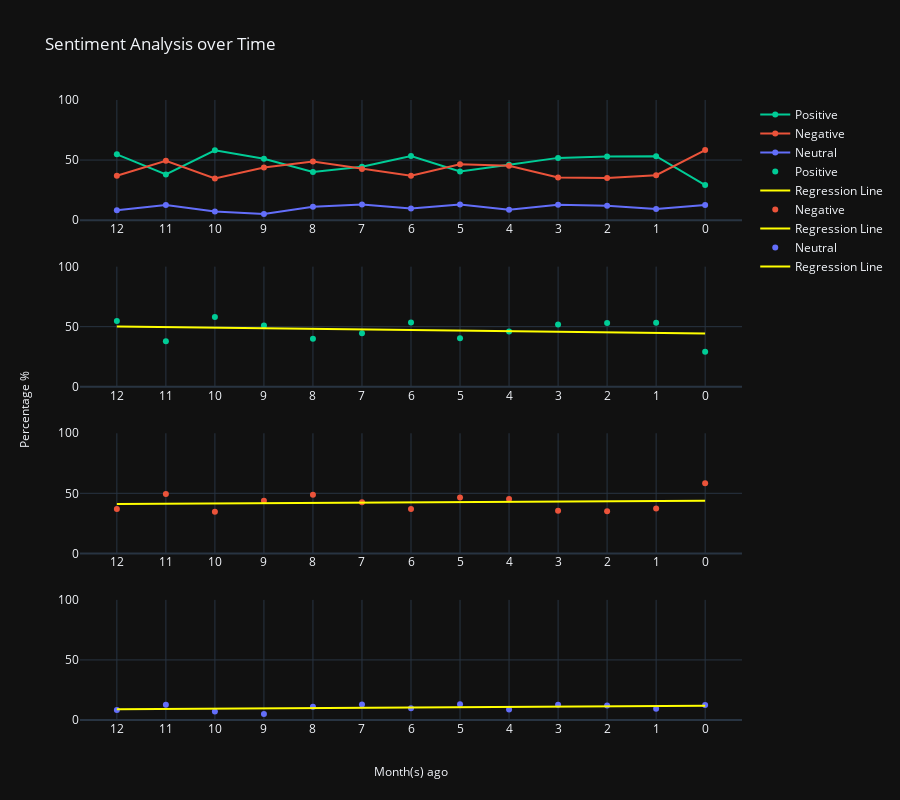

Notebook source saved alongside this figure:
### Markdown cell above
## Graph

### Code cell
import plotly.graph_objects as go

# Create subplots with 4 rows and 1 column
fig = sp.make_subplots(rows=4, cols=1)

# Add all figures
for trace in fig1.data:
    fig.add_trace(trace, row=1, col=1)
for trace in fig2.data:
    fig.add_trace(trace, row=2, col=1)
for trace in fig3.data:
    fig.add_trace(trace, row=3, col=1)
for trace in fig4.data:
    fig.add_trace(trace, row=4, col=1)

fig.update_yaxes(range=[0, 100])
fig.update_layout(title_text="Sentiment Analysis over Time", height=800)

fig.add_annotation(text="Month(s) ago", xref="paper", yref="paper", x=0.5, y=-0.1, showarrow=False)
fig.add_annotation(text="Percentage %", textangle=-90, xref="paper", yref="paper", x=-0.1, y=0.5, showarrow=False)

# Show the combined subplots
fig.show()

### Figure 1 — Plotly figure (JSON) as saved in the notebook; plotly's stock layout.template omitted (floating-point values rounded to 4 significant figures)
{"data": [{"hovertemplate": "%{text}<extra></extra>", "line": {"color": "#00cc96"}, "name": "Positive", "text": ["54.79%", "37.97%", "58.16%", "51.02%", "40.00%", "44.44%", "53.40%", "40.48%", "46.09%", "51.82%", "53.00%", "53.24%", "29.17%"], "type": "scatter", "x": ["12", "11", "10", "9", "8", "7", "6", "5", "4", "3", "2", "1", "0"], "xaxis": "x", "y": [54.79, 37.97, 58.16, 51.02, 40, 44.44, 53.4, 40.48, 46.09, 51.82, 53, 53.24, 29.17], "yaxis": "y"}, {"hovertemplate": "%{text}<extra></extra>", "line": {"color": "#eb533a"}, "name": "Negative", "text": ["36.97%", "49.37%", "34.69%", "43.88%", "48.89%", "42.59%", "36.89%", "46.43%", "45.22%", "35.45%", "35.00%", "37.41%", "58.33%"], "type": "scatter", "x": ["12", "11", "10", "9", "8", "7", "6", "5", "4", "3", "2", "1", "0"], "xaxis": "x", "y": [36.97, 49.37, 34.69, 43.88, 48.89, 42.59, 36.89, 46.43, 45.22, 35.45, 35, 37.41, 58.33], "yaxis": "y"}, {"hovertemplate": "%{text}<extra></extra>", "line": {"color": "#636efa"}, "name": "Neutral", "text": ["8.25%", "12.66%", "7.14%", "5.10%", "11.11%", "12.96%", "9.71%", "13.10%", "8.70%", "12.73%", "12.00%", "9.35%", "12.50%"], "type": "scatter", "x": ["12", "11", "10", "9", "8", "7", "6", "5", "4", "3", "2", "1", "0"], "xaxis": "x", "y": [8.247, 12.66, 7.143, 5.102, 11.11, 12.96, 9.709, 13.1, 8.696, 12.73, 12, 9.353, 12.5], "yaxis": "y"}, {"hovertemplate": "%{text}<extra></extra>", "marker": {"color": "#00cc96"}, "mode": "markers", "name": "Positive", "text": ["Y: 54.79%<br>Percent Change with previous month: 0%<br>Absolute Change with previous month: 0%", "Y: 37.97%<br>Percent Change with previous month: -30.69%<br>Absolute Change with previous month: -16.81%", "Y: 58.16%<br>Percent Change with previous month: +53.16%<br>Absolute Change with previous month: +20.19%", "Y: 51.02%<br>Percent Change with previous month: -12.28%<br>Absolute Change with previous month: -7.14%", "Y: 40.00%<br>Percent Change with previous month: -21.60%<br>Absolute Change with previous month: -11.02%", "Y: 44.44%<br>Percent Change with previous month: +11.11%<br>Absolute Change with previous month: +4.44%", "Y: 53.40%<br>Percent Change with previous month: +20.15%<br>Absolute Change with previous month: +8.95%", "Y: 40.48%<br>Percent Change with previous month: -24.20%<br>Absolute Change with previous month: -12.92%", "Y: 46.09%<br>Percent Change with previous month: +13.86%<br>Absolute Change with previous month: +5.61%", "Y: 51.82%<br>Percent Change with previous month: +12.44%<br>Absolute Change with previous month: +5.73%", "Y: 53.00%<br>Percent Change with previous month: +2.28%<br>Absolute Change with previous month: +1.18%", "Y: 53.24%<br>Percent Change with previous month: +0.45%<br>Absolute Change with previous month: +0.24%", "Y: 29.17%<br>Percent Change with previous month: -45.21%<br>Absolute Change with previous month: -24.07%"], "type": "scatter", "x": ["12", "11", "10", "9", "8", "7", "6", "5", "4", "3", "2", "1", "0"], "xaxis": "x2", "y": [54.79, 37.97, 58.16, 51.02, 40, 44.44, 53.4, 40.48, 46.09, 51.82, 53, 53.24, 29.17], "yaxis": "y2"}, {"hovertemplate": "%{text}<extra></extra>", "line": {"color": "yellow"}, "mode": "lines", "name": "Regression Line", "text": ["Percentage Change over the whole period: -5.77%", "Percentage Change over the whole period: -5.77%", "Percentage Change over the whole period: -5.77%", "Percentage Change over the whole period: -5.77%", "Percentage Change over the whole period: -5.77%", "Percentage Change over the whole period: -5.77%", "Percentage Change over the whole period: -5.77%", "Percentage Change over the whole period: -5.77%", "Percentage Change over the whole period: -5.77%", "Percentage Change over the whole period: -5.77%", "Percentage Change over the whole period: -5.77%", "Percentage Change over the whole period: -5.77%", "Percentage Change over the whole period: -5.77%"], "type": "scatter", "x": ["12", "11", "10", "9", "8", "7", "6", "5", "4", "3", "2", "1", "0"], "xaxis": "x2", "y": [50.08, 49.6, 49.12, 48.64, 48.16, 47.68, 47.2, 46.72, 46.24, 45.76, 45.28, 44.8, 44.31], "yaxis": "y2"}, {"hovertemplate": "%{text}<extra></extra>", "marker": {"color": "#eb533a"}, "mode": "markers", "name": "Negative", "text": ["Y: 36.97%<br>Percent Change with previous month: 0%<br>Absolute Change with previous month: 0%", "Y: 49.37%<br>Percent Change with previous month: +33.55%<br>Absolute Change with previous month: +12.40%", "Y: 34.69%<br>Percent Change with previous month: -29.72%<br>Absolute Change with previous month: -14.67%", "Y: 43.88%<br>Percent Change with previous month: +26.47%<br>Absolute Change with previous month: +9.18%", "Y: 48.89%<br>Percent Change with previous month: +11.42%<br>Absolute Change with previous month: +5.01%", "Y: 42.59%<br>Percent Change with previous month: -12.88%<br>Absolute Change with previous month: -6.30%", "Y: 36.89%<br>Percent Change with previous month: -13.38%<br>Absolute Change with previous month: -5.70%", "Y: 46.43%<br>Percent Change with previous month: +25.85%<br>Absolute Change with previous month: +9.54%", "Y: 45.22%<br>Percent Change with previous month: -2.61%<br>Absolute Change with previous month: -1.21%", "Y: 35.45%<br>Percent Change with previous month: -21.59%<br>Absolute Change with previous month: -9.76%", "Y: 35.00%<br>Percent Change with previous month: -1.28%<br>Absolute Change with previous month: -0.45%", "Y: 37.41%<br>Percent Change with previous month: +6.89%<br>Absolute Change with previous month: +2.41%", "Y: 58.33%<br>Percent Change with previous month: +55.93%<br>Absolute Change with previous month: +20.92%"], "type": "scatter", "x": ["12", "11", "10", "9", "8", "7", "6", "5", "4", "3", "2", "1", "0"], "xaxis": "x3", "y": [36.97, 49.37, 34.69, 43.88, 48.89, 42.59, 36.89, 46.43, 45.22, 35.45, 35, 37.41, 58.33], "yaxis": "y3"}, {"hovertemplate": "%{text}<extra></extra>", "line": {"color": "yellow"}, "mode": "lines", "name": "Regression Line", "text": ["Percentage Change over the whole period: +2.69%", "Percentage Change over the whole period: +2.69%", "Percentage Change over the whole period: +2.69%", "Percentage Change over the whole period: +2.69%", "Percentage Change over the whole period: +2.69%", "Percentage Change over the whole period: +2.69%", "Percentage Change over the whole period: +2.69%", "Percentage Change over the whole period: +2.69%", "Percentage Change over the whole period: +2.69%", "Percentage Change over the whole period: +2.69%", "Percentage Change over the whole period: +2.69%", "Percentage Change over the whole period: +2.69%", "Percentage Change over the whole period: +2.69%"], "type": "scatter", "x": ["12", "11", "10", "9", "8", "7", "6", "5", "4", "3", "2", "1", "0"], "xaxis": "x3", "y": [41.05, 41.27, 41.5, 41.72, 41.95, 42.17, 42.39, 42.62, 42.84, 43.07, 43.29, 43.52, 43.74], "yaxis": "y3"}, {"hovertemplate": "%{text}<extra></extra>", "marker": {"color": "#636efa"}, "mode": "markers", "name": "Neutral", "text": ["Y: 8.25%<br>Percent Change with previous month: 0%<br>Absolute Change with previous month: 0%", "Y: 12.66%<br>Percent Change with previous month: +53.48%<br>Absolute Change with previous month: +4.41%", "Y: 7.14%<br>Percent Change with previous month: -43.57%<br>Absolute Change with previous month: -5.52%", "Y: 5.10%<br>Percent Change with previous month: -28.57%<br>Absolute Change with previous month: -2.04%", "Y: 11.11%<br>Percent Change with previous month: +117.78%<br>Absolute Change with previous month: +6.01%", "Y: 12.96%<br>Percent Change with previous month: +16.67%<br>Absolute Change with previous month: +1.85%", "Y: 9.71%<br>Percent Change with previous month: -25.10%<br>Absolute Change with previous month: -3.25%", "Y: 13.10%<br>Percent Change with previous month: +34.88%<br>Absolute Change with previous month: +3.39%", "Y: 8.70%<br>Percent Change with previous month: -33.60%<br>Absolute Change with previous month: -4.40%", "Y: 12.73%<br>Percent Change with previous month: +46.36%<br>Absolute Change with previous month: +4.03%", "Y: 12.00%<br>Percent Change with previous month: -5.71%<br>Absolute Change with previous month: -0.73%", "Y: 9.35%<br>Percent Change with previous month: -22.06%<br>Absolute Change with previous month: -2.65%", "Y: 12.50%<br>Percent Change with previous month: +33.65%<br>Absolute Change with previous month: +3.15%"], "type": "scatter", "x": ["12", "11", "10", "9", "8", "7", "6", "5", "4", "3", "2", "1", "0"], "xaxis": "x4", "y": [8.247, 12.66, 7.143, 5.102, 11.11, 12.96, 9.709, 13.1, 8.696, 12.73, 12, 9.353, 12.5], "yaxis": "y4"}, {"hovertemplate": "%{text}<extra></extra>", "line": {"color": "yellow"}, "mode": "lines", "name": "Regression Line", "text": ["Percentage Change over the whole period: +3.07%", "Percentage Change over the whole period: +3.07%", "Percentage Change over the whole period: +3.07%", "Percentage Change over the whole period: +3.07%", "Percentage Change over the whole period: +3.07%", "Percentage Change over the whole period: +3.07%", "Percentage Change over the whole period: +3.07%", "Percentage Change over the whole period: +3.07%", "Percentage Change over the whole period: +3.07%", "Percentage Change over the whole period: +3.07%", "Percentage Change over the whole period: +3.07%", "Percentage Change over the whole period: +3.07%", "Percentage Change over the whole period: +3.07%"], "type": "scatter", "x": ["12", "11", "10", "9", "8", "7", "6", "5", "4", "3", "2", "1", "0"], "xaxis": "x4", "y": [8.872, 9.128, 9.384, 9.64, 9.896, 10.15, 10.41, 10.66, 10.92, 11.18, 11.43, 11.69, 11.94], "yaxis": "y4"}], "layout": {"annotations": [{"showarrow": false, "text": "Month(s) ago", "x": 0.5, "xref": "paper", "y": -0.1, "yref": "paper"}, {"showarrow": false, "text": "Percentage %", "textangle": -90, "x": -0.1, "xref": "paper", "y": 0.5, "yref": "paper"}], "height": 800, "title": {"text": "Sentiment Analysis over Time"}, "xaxis": {"anchor": "y", "domain": [0, 1]}, "xaxis2": {"anchor": "y2", "domain": [0, 1]}, "xaxis3": {"anchor": "y3", "domain": [0, 1]}, "xaxis4": {"anchor": "y4", "domain": [0, 1]}, "yaxis": {"anchor": "x", "domain": [0.8063, 1], "range": [0, 100]}, "yaxis2": {"anchor": "x2", "domain": [0.5375, 0.7312], "range": [0, 100]}, "yaxis3": {"anchor": "x3", "domain": [0.2687, 0.4625], "range": [0, 100]}, "yaxis4": {"anchor": "x4", "domain": [0, 0.1938], "range": [0, 100]}}}
